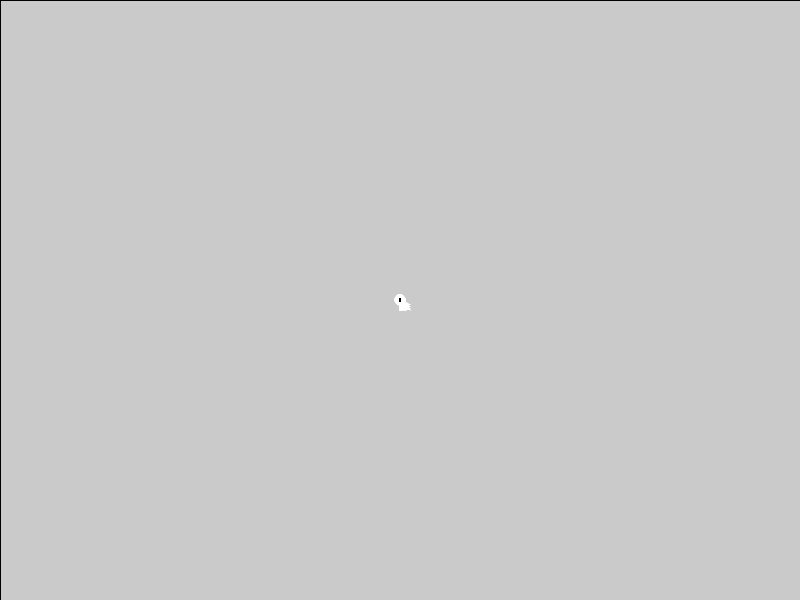
Frame 1 (no input)
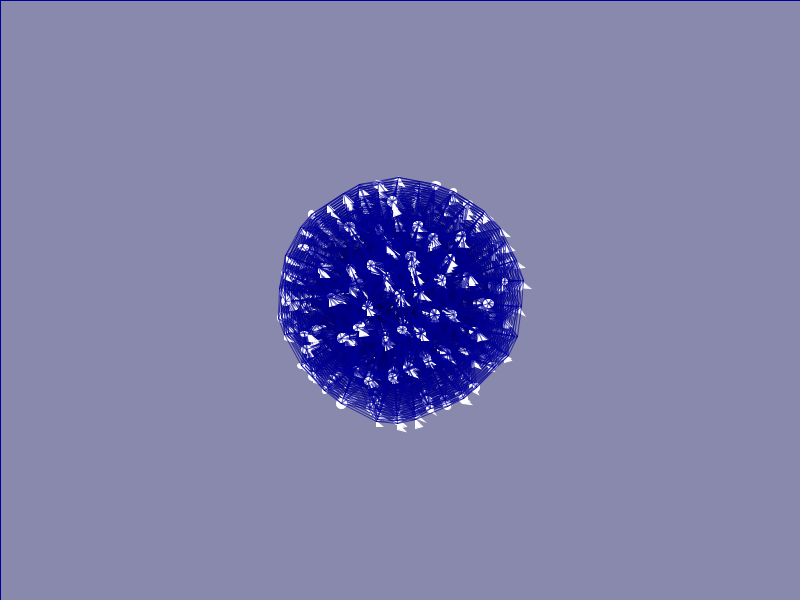
Frame 60 (the mouse pressed at the canvas centre just before this capture)
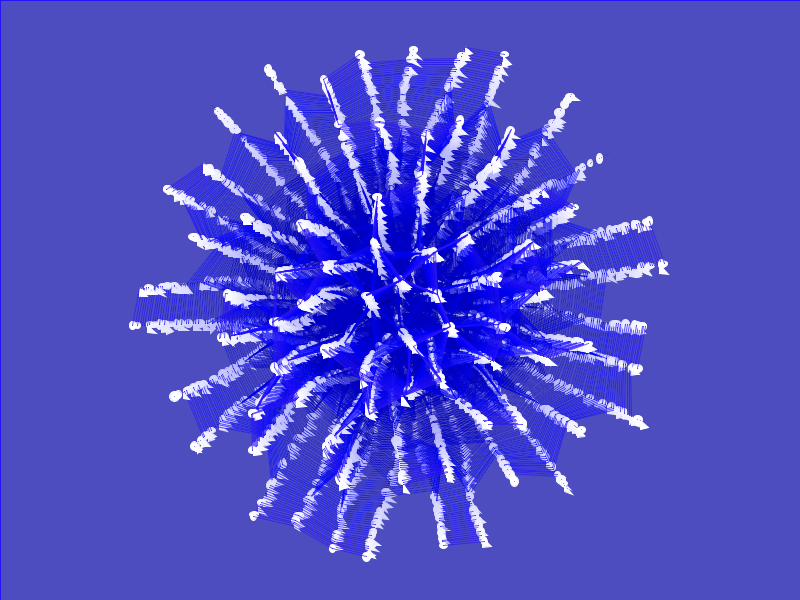
Frame 120 (the mouse held since frame 60 and released just before this capture)

The Processing sketch that drew these frames (run headless with seeded random() and noise(); from frame 60 on, the mouse is pressed at the canvas centre):

// Processing sketch: MyQuanticDreamExplo
// ── MyQuanticDreamExplo.pde
// Déclaration d'un troupeau de particules
Flock flock;


color red = color(255,0,0);
color green = color(0,255, 0);
color blue = color(0,0,255);

color from = color(0,0,0);
color to = blue;

color backFrom = color(0,0,0);
color backTo = color(0,0,0);

color back = color(0,0,0);

void setup()
{
  // Définition de la taille de la fenêtre
  size(800, 600);
  // Instanciation d'un nouveau troupeau
  flock = new Flock();

  // Ajout de 80 particules dans le troupeau
  for (int i = 0; i < 80; i++)
  {
    flock.addBoid(new Boid(width/2,height/2));
  }
  

  
}

void draw()
{
  // Couleur du fond
  //background(255);
  // Tracé persistent de chaque objet dessiné

  if(frameCount%60 == 0)
  {
    backFrom = to;
    backTo = color(random(0,256),random(0,256),random(0,256));
  }
  back = lerpColor(from, to, float(frameCount%100) / 100.0f);
  fill(back, 2);
  // Remplissage du fond
  rect(0, 0, width, height);
  
  // Mouvement du troupeau
  flock.run();
  
  if(frameCount%100 == 0)
  {
    from = to;
    to = color(random(0,256),random(0,256),random(0,256));
  }
  // Parcours des particules
  for (int i = 0; i < flock.boids.size()-1; i++)
  {
    // On prend une particule ...
    PVector p1 = flock.boids.get(i).location;
    for (int j = i; j < flock.boids.size(); j++)
    {
      // ... et on parcourt toutes les autres
      PVector p2 = flock.boids.get(j).location;
      // Si la distance entre les deux particules ciblées est inférieure à 50 ...
      if (dist(p1.x, p1.y, p2.x, p2.y)<50)
      {
        // ... on trace un trait
        line(p1.x, p1.y, p2.x, p2.y);
        color neonColor;
        
        neonColor = lerpColor(from, to, float(frameCount%100) / 100.0f);
        stroke(neonColor,170);
      }
    }
  }
}

// Ajoute une nouvelle particule lors du clic de la souris
void mousePressed()
{
  flock.addBoid(new Boid(mouseX,mouseY));
}

// Classe Troupeau
class Flock
{
  // Liste de particules
  ArrayList<Boid> boids;

  // Constructeur
  Flock()
  {
    // Initialisation de la liste de particules
    boids = new ArrayList<Boid>();
  }

  // Envol des particules
  void run()
  {
    // Pour chaque particule ...
    for (Boid b : boids)
    {
      // ... on déclenche son mouvement en lui donnant toute la liste de particules
      b.run(boids);
    }
  }

  // Ajout d'une particule
  void addBoid(Boid b)
  {
    boids.add(b);
  }
}

// Classe Particule
class Boid
{
  PVector location;  // Position de la particule
  PVector velocity;  // Vecteur directionnel de la particule
  PVector acceleration;  // Accélération de la particule
  float r;  
  float maxforce;    // Force de direction maximale
  float maxspeed;    // Vitesse maximale

  // Constructeur
  Boid(float x, float y)
  {
    acceleration = new PVector(0, 0);

    // This is a new PVector method not yet implemented in JS
    // velocity = PVector.random2D();

    // Leaving the code temporarily this way so that this example runs in JS
    float angle = random(TWO_PI);
    velocity = new PVector(cos(angle), sin(angle));

    // Position de la particule
    location = new PVector(x, y);
    // Définition des variables
    r = 2.0;
    maxspeed = 2.5f;
    maxforce = 0.03;
  }

  // Méthode d'envol de la particule
  void run(ArrayList<Boid> boids)
  {
    flock(boids);
    update();
    borders();
    render();
  }

  // Méthode d'application d'une force
  void applyForce(PVector force)
  {
    // On pourrait ajouter la masse ici
    acceleration.add(force);
  }

  // On ajoute une nouvelle accéleration à chaque appel selon trois critères
  void flock(ArrayList<Boid> boids)
  {
    PVector sep = separate(boids);   // Separation
    //PVector ali = align(boids);      // Alignment
    //PVector coh = cohesion(boids);   // Cohesion
    // Multiplication arbitraire des forces
    sep.mult(1.5);
    //ali.mult(1.4);
    //coh.mult(0.7);
    // Ajout des vecteurs de force à l'accéleration
    applyForce(sep);
    //applyForce(ali);
    //applyForce(coh);
  }

  // Méthode de mise à jour de la position de la particule
  void update()
  {
    //Mise à jour de la direction
    velocity.add(acceleration);
    // Limite de la vitesse
    velocity.limit(maxspeed);
    location.add(velocity);
    // Reset de l'accélération à 0 à chaque cycle
    acceleration.mult(0);
  }

  // Méthode qui calcule et applique une force de direction vers une cible
  // STEER = DESIRED MINUS VELOCITY
  PVector seek(PVector target)
  {
    // Vecteur qui pointe de la position de la particule à la position ciblée
    PVector desired = PVector.sub(target, location);
    // Mise à l'échelle de la vitesse maximale
    desired.normalize();
    desired.mult(maxspeed);

    // Above two lines of code below could be condensed with new PVector setMag() method
    // Not using this method until Processing.js catches up
    // desired.setMag(maxspeed);

    // Application de la force selon la une vitesse minimale
    PVector steer = PVector.sub(desired, velocity);
    // Limite maximale de la force
    steer.limit(maxforce);
    return steer;
  }

  void render()
  {
    // Ligne qui modifie qqch
    //stroke(255);
    
    pushMatrix();  // ?
    translate(location.x, location.y);
    // Création d'un cercle
    int rand = int(random(1,4));
    stroke(255, 255, 255);
    fill(255, 255, 255);
    if(rand == 1)
      ellipse(0, 0, random(5,10), random(5,10));
    else if(rand == 2)
       triangle(0, 0, 0, random(5,10), random(5,10), random(5,10));
    else
       rect(0, 0, 0, 0, random(5,10), random(5,10), random(5,10), random(5,10));
    
    //fill(0,0,0);
    popMatrix();  // ?
  }

  // Quand une particule sort d'un côté de l'écran, elle revient du côté opposé
  void borders()
  {
    if (location.x < -r) location.x = width+r;
    if (location.y < -r) location.y = height+r;
    if (location.x > width+r) location.x = -r;
    if (location.y > height+r) location.y = -r;
  }

  // Méthode d'évitement des particules entre elles
  PVector separate (ArrayList<Boid> boids)
  {
    float desiredseparation = 35.0f;
    PVector steer = new PVector(0, 0, 0);
    int count = 0;
    // Pour chaque particule ...
    for (Boid other : boids)
    {
      // ... on vérifie 
      float d = PVector.dist(location, other.location);
      // Si la distance est entre 0 et un montant arbitraire
      if ((d > 0) && (d < desiredseparation))
      {
        // Calculate vector pointing away from neighbor
        PVector diff = PVector.sub(location, other.location);
        diff.normalize();  // ?
        diff.div(d);  // ?
        steer.add(diff);  // ?
        count++;  // Compte des particules
      }
    }
    // ?
    if (count > 0)
    {
      steer.div((float)count);
    }

    // Si le vecteur est supérieur à 0
    if (steer.mag() > 0)
    {
      // First two lines of code below could be condensed with new PVector setMag() method
      // Not using this method until Processing.js catches up
      // steer.setMag(maxspeed);

      // Implement Reynolds: Steering = Desired - Velocity
      steer.normalize();
      steer.mult(maxspeed);
      steer.sub(velocity);
      steer.limit(maxforce);
    }
    return steer;
  }

  // Méthode d'alignement des particules et d'homogénisation de la vitesse
  /*PVector align (ArrayList<Boid> boids)
  {
    float neighbordist = 40;
    PVector sum = new PVector(0, 0);
    int count = 0;
    for (Boid other : boids)
    {
      float d = PVector.dist(location, other.location);
      if ((d > 0) && (d < neighbordist))
      {
        sum.add(other.velocity);
        count++;
      }
    }
    if (count > 0)
    {
      sum.div((float)count);
      // First two lines of code below could be condensed with new PVector setMag() method
      // Not using this method until Processing.js catches up
      // sum.setMag(maxspeed);

      // Implement Reynolds: Steering = Desired - Velocity
      sum.normalize();
      sum.mult(maxspeed);
      PVector steer = PVector.sub(sum, velocity);
      steer.limit(maxforce);
      return steer;
    } 
    else
    {
      return new PVector(0, 0);
    }
  }*/

  // Méthode de cohésion du troupeau selon la position moyenne
  /*PVector cohesion (ArrayList<Boid> boids)
  {
    float neighbordist = 35;
    // On commence avec un vecteur vide puis on y ajoute toutes les positions
    PVector sum = new PVector(0, 0);
    int count = 0;
    for (Boid other : boids)
    {
      float d = PVector.dist(location, other.location);
      if ((d > 0) && (d < neighbordist))
      {
        // Ajout de la position d'une particule
        sum.add(other.location);
        count++;
      }
    }
    if (count > 0)
    {
      sum.div(count);
      // Les particules se groupent vers la position
      return seek(sum);
    } 
    else
    {
      return new PVector(0, 0);
    }
  }*/
}
